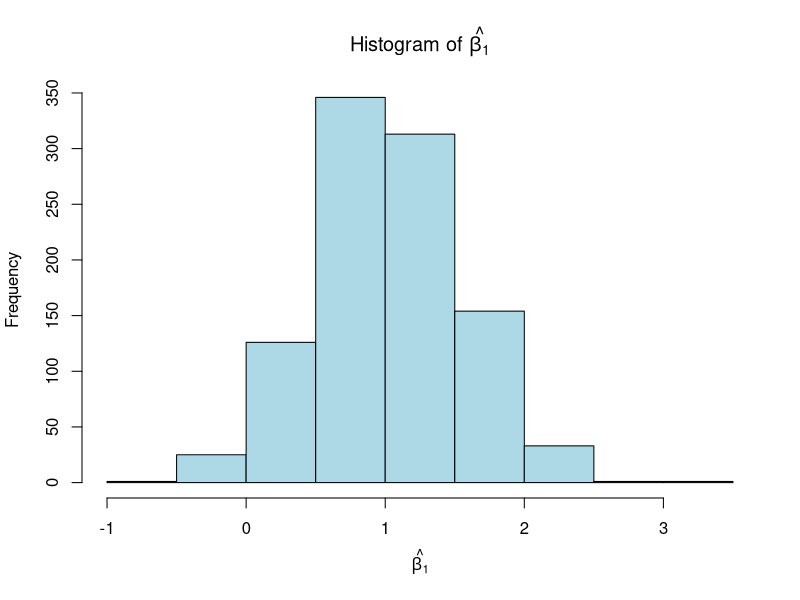
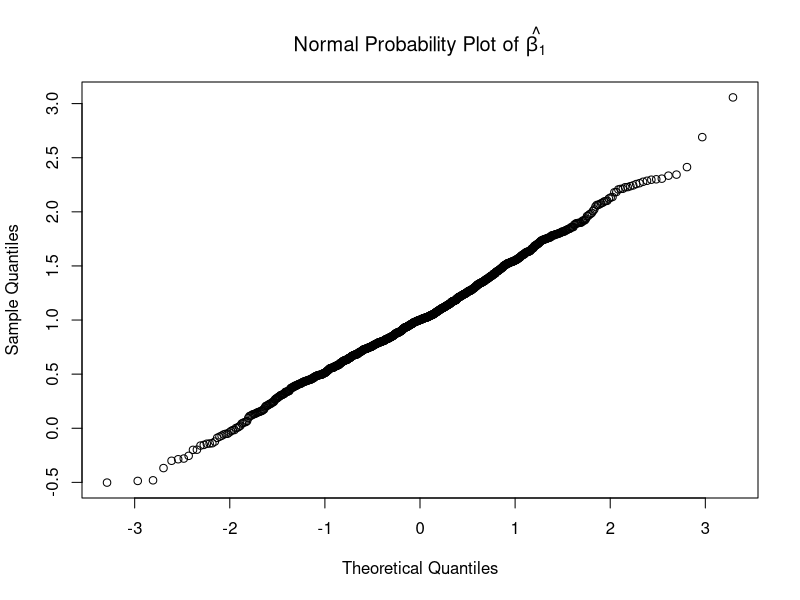
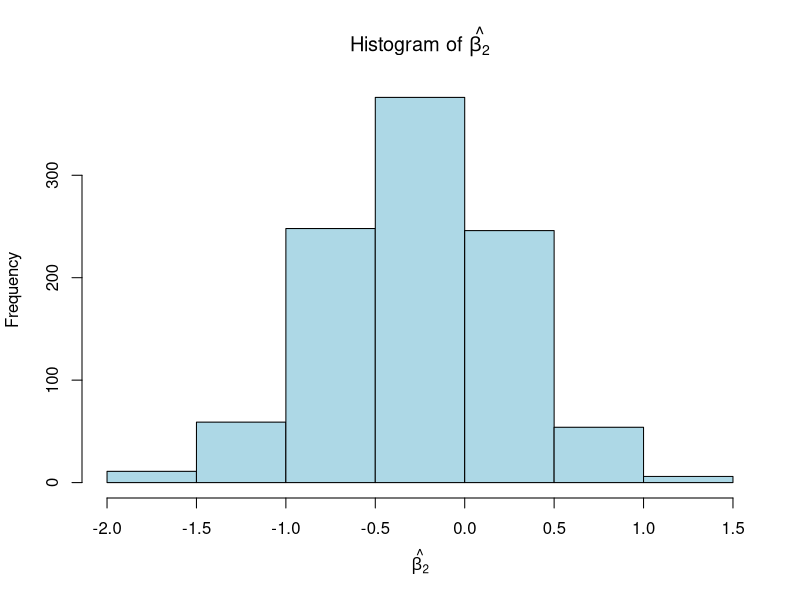
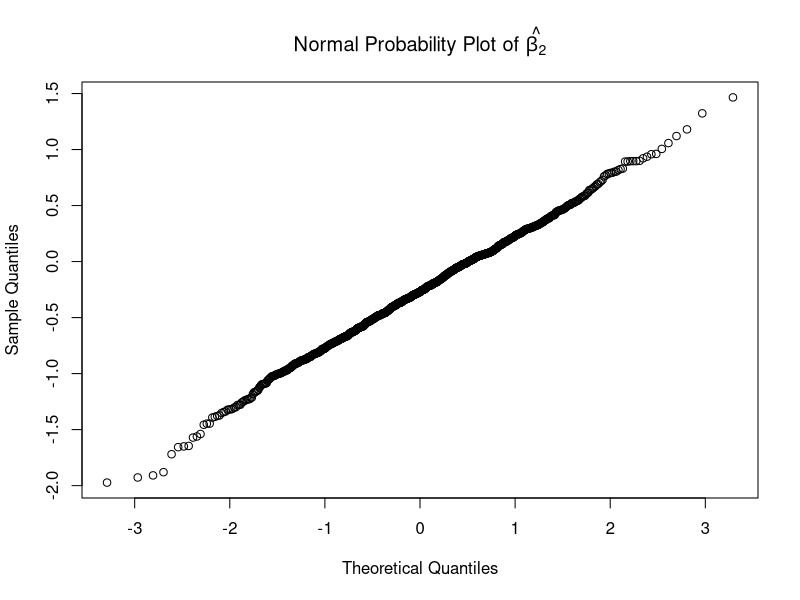
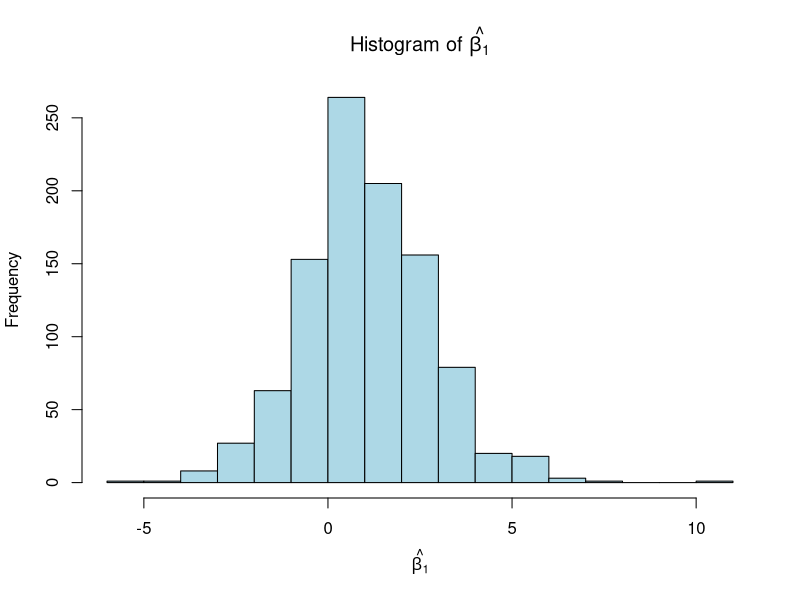
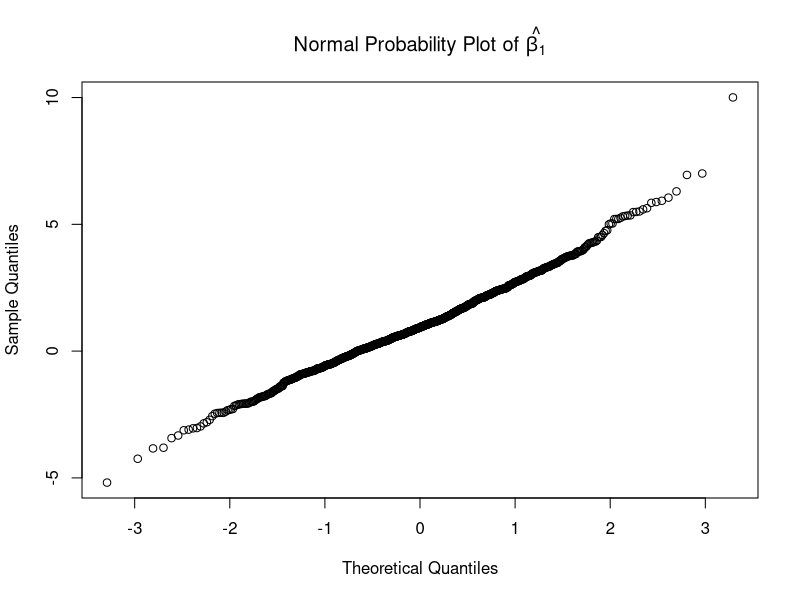
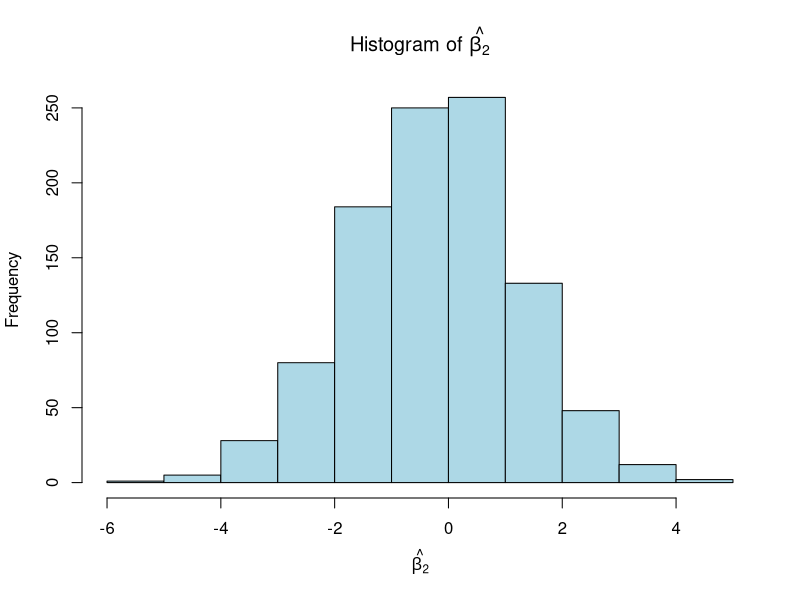
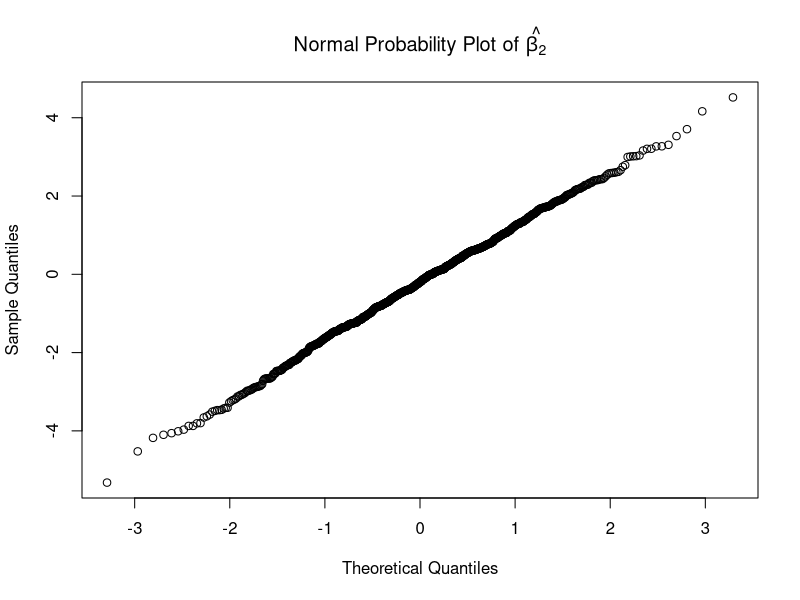

These charts were generated, in order, by the following R code:
## ---- chunk 1
Y <- c(-0.1, 2.9, 6.2, 7.3, 10.7)
X <- matrix(c(1, 1, 1, 1, 1, 1, 3, 5, 7, 9), nrow=5, ncol=2)
matrix_linear_reg <- function(Y,X) {
  # a. least squares estimates of the regression coefficients
  beta_hat <- solve(t(X) %*% X) %*% t(X) %*% Y
  # b. the residual mean squared error
 # resid_mse <- sum((Y - X%*%beta_hat)^2) / (length(Y) - ncol(X))
  resid_mse <- (t(Y - X%*%beta_hat) %*% (Y - X%*%beta_hat)) / 
    (length(Y) - ncol(X))
  # c. the variance-covariance matrix of the least squares estiamtes
  resid_mse_bias <- sum((Y - X%*%beta_hat)^2) / length(Y)
  varcovar <- resid_mse_bias * solve(t(X) %*% X)
  # d. the vector of predicted values 
  predicted_values <- X %*% solve(t(X)%*%X) %*% t(X) %*% Y
  # e. vector of residuals
  residuals <- (diag(length(Y)) - (X %*% solve(t(X)%*%X) %*% t(X))) %*% Y
  return(list(Regression_Coef_Estimates = beta_hat, 
              Residual_Mean_Square_Error = resid_mse, 
              Variance_Covariance_Matrix = varcovar, 
              Predicted_Values = predicted_values, Residuals = residuals)) 
}
matrix_linear_reg(Y,X)
## ---- chunk 2
my.sim = function(n = 100){
  ## Generate X1 
  X1 = rexp(n, rate = 5)
  ## Generate X2
  X2 = 0.2 * X1 + rnorm(n,mean=0,sd=0.2)
  ## Generate Y
  y = 1.5 + 1 * X1 - 0.25 * X2 + scale(rchisq(n,df=2))
  ##
  ## After the above commands, you have simulated
  ## the sample of size n with data (y, X1, X2)
  ##
  ## Fit the MLR
  fit = lm(y~X1 + X2)
  ## Return beta-hat-j for j = 1 and 2
  fit$coefficients[2:3]
}
## ---- chunk 3
set.seed(12345)

## Set K = 1000
K = 1000

## You can use a for loop
slopes = NULL
for(i in 1:K) slopes = cbind(slopes,my.sim(n = 100))
summary(t(slopes))

# Histogram and Normal Probability Plot for Beta 1
hist(t(slopes)[,1], main = expression(paste("Histogram of ", hat(beta[1]))), xlab = expression(hat(beta[1])), ylab = "Frequency", col = "lightblue", border = "black")
qqnorm(t(slopes)[,1], main = expression(paste("Normal Probability Plot of ", hat(beta[1]))))

# Histogram and Normal Probability Plot for Beta 2
hist(t(slopes)[,2], main = expression(paste("Histogram of ", hat(beta[2]))), xlab = expression(hat(beta[2])), ylab = "Frequency", col = "lightblue", border = "black")
qqnorm(t(slopes)[,2], main = expression(paste("Normal Probability Plot of ", hat(beta[2]))))
## ---- chunk 4
set.seed(56)
slopes_15 = NULL
for(i in 1:K) slopes_15 = cbind(slopes_15,my.sim(n = 15))
summary(t(slopes_15))

# Histogram and Normal Probability Plot for Beta 1
hist(t(slopes_15)[,1], main = expression(paste("Histogram of ", hat(beta[1]))), xlab = expression(hat(beta[1])), ylab = "Frequency", col = "lightblue", border = "black")
qqnorm(t(slopes_15)[,1], main = expression(paste("Normal Probability Plot of ", hat(beta[1]))))

# Histogram and Normal Probability Plot for Beta 2
hist(t(slopes_15)[,2], main = expression(paste("Histogram of ", hat(beta[2]))), xlab = expression(hat(beta[2])), ylab = "Frequency", col = "lightblue", border = "black")
qqnorm(t(slopes_15)[,2], main = expression(paste("Normal Probability Plot of ", hat(beta[2]))))
